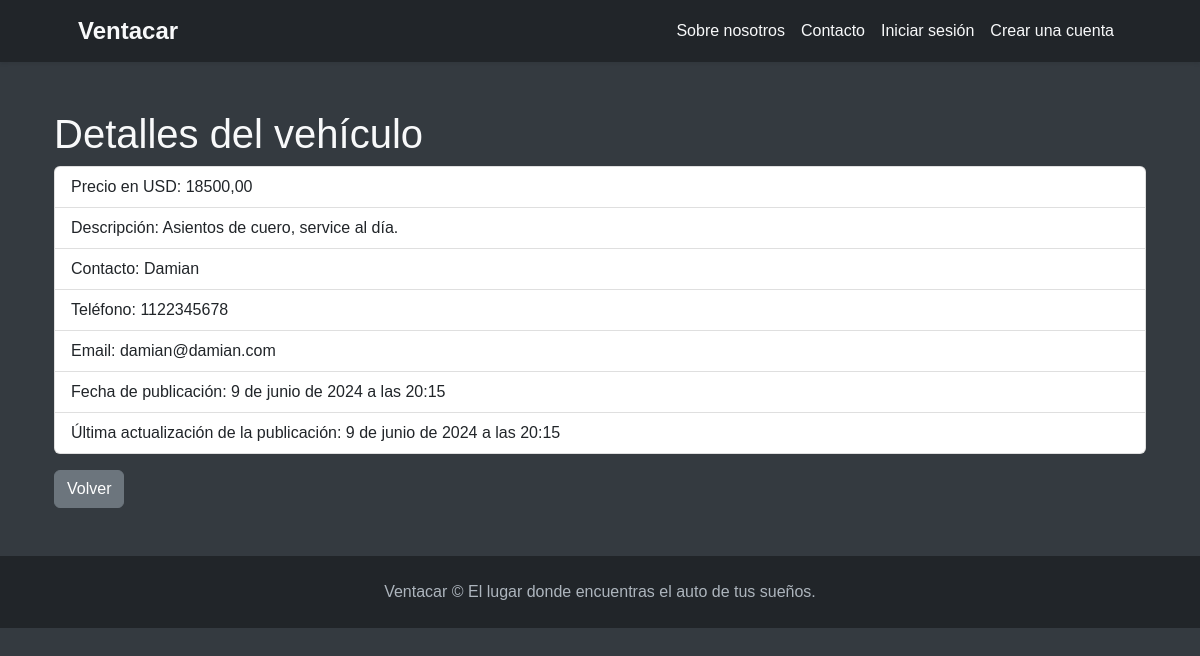
The app's page /vehiculos/vehiculo/detalle/20 with its own data.
### vehiculos/models.py (models this page shows, shortened)
class Ver_vehiculos(models.Model):
    tipo = models.CharField(max_length=50)
    modelos = models.CharField(max_length=50)
    marcas = models.CharField(max_length=50)
    valor_dolares = models.DecimalField(max_digits=10, decimal_places=2, null = True)
    descripcion = models.TextField(max_length=400, null=True)
    fecha_creacion = models.DateTimeField(auto_now_add=True, null=True, editable=False)
    fecha_actualizacion = models.DateTimeField(auto_now=True, null=True, editable=False)
    contacto_nombre = models.CharField(max_length=50, null=True, blank=True)
    contacto_email = models.EmailField(max_length=254, null=True, blank=True)
    contacto_telefono = models.CharField(max_length=20, null=True, blank=True)
    class Meta:
        verbose_name = "Ver Vehículo"
        verbose_name_plural = "Ver Vehículos"

### vehiculos/views.py (the view)
# urls.py: path('vehiculo/detalle/<int:pk>', Ver_vehiculosDetail.as_view(), name='detalle_vehiculo'),
class Ver_vehiculosDetail(DetailView):
    model = Ver_vehiculos
    context_object_name = "vehiculo"
    template_name = "vehiculos/lista_vehiculos_detalle.html"

### vehiculos/templates/vehiculos/lista_vehiculos_detalle.html (shortened to what this page needs)
{% extends 'core/base.html' %}
{% block content %}
<div class="container">
    <h1>Detalles del vehículo</h1>
    <ul class="list-group">
        <li class="list-group-item">Precio en USD: {{ vehiculo.valor_dolares }}</li>
        <li class="list-group-item">Descripción: {{ vehiculo.descripcion }}</li>
        <li class="list-group-item">Contacto: {{ vehiculo.contacto_nombre }}</li>
        <li class="list-group-item">Teléfono: {{ vehiculo.contacto_telefono }}</li>
        <li class="list-group-item">Email: {{ vehiculo.contacto_email }}</li>
        <li class="list-group-item">Fecha de publicación: {{ vehiculo.fecha_creacion }}</li>
        <li class="list-group-item">Última actualización de la publicación: {{ vehiculo.fecha_actualizacion }}</li>
    </ul>
    <div class="mt-3">
        <a href="{% url 'vehiculos:lista_vehiculos' %}" class="btn btn-secondary">Volver</a>
    </div>
</div>
{% endblock content %}

### core/templates/core/base.html (style rules this page uses)
body { font-family: 'Arial', sans-serif; background-color: #343a40; color: #f8f9fa; }

### records on screen
Ver_vehiculos: valor_dolares "18500,00", descripcion "Asientos de cuero, service al día.", contacto_nombre "Damian", contacto_telefono "1122345678", contacto_email "damian@damian.com", fecha_creacion "9 de junio de 2024 a las 20:15", fecha_actualizacion "9 de junio de 2024 a las 20:15"
